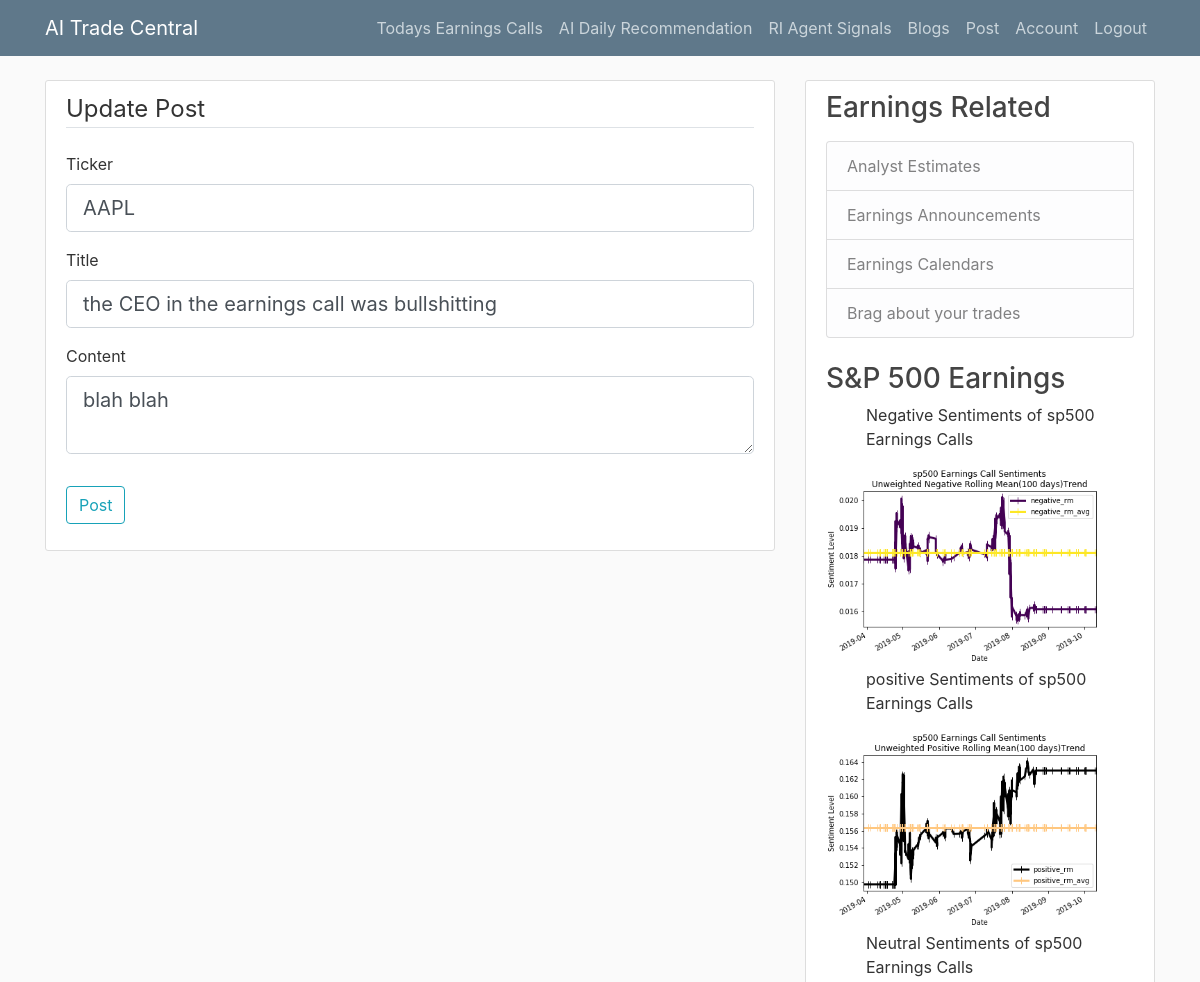
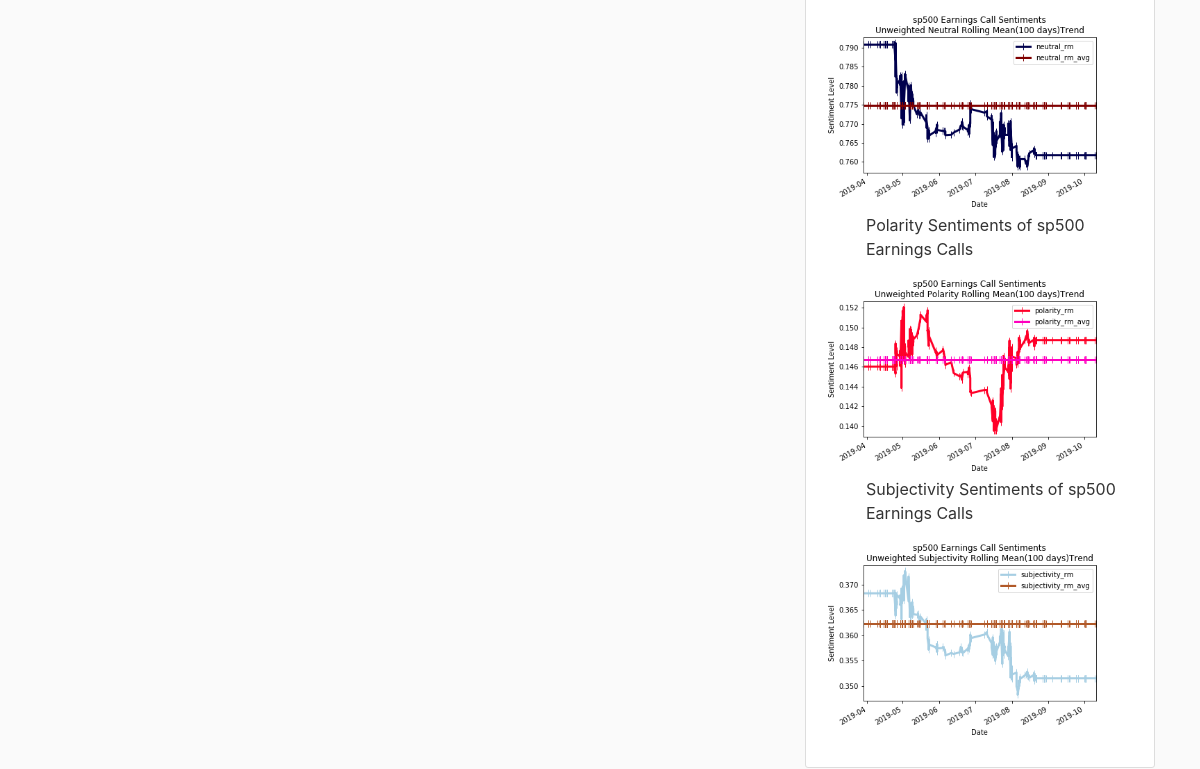
The app's page /post/2/update (signed in) with its own data (2 pictures, top to bottom).
### earnings/models.py (models this page shows, shortened)
class Post(db.Model):
    id = db.Column(db.Integer, primary_key=True)
    ticker = db.Column(db.String(100), nullable=False)
    title = db.Column(db.String(100), nullable=False)
    date_posted = db.Column(db.DateTime, nullable=False, default=datetime.utcnow)
    content = db.Column(db.Text, nullable=False)
    user_id = db.Column(db.Integer, db.ForeignKey('user.id'), nullable=False)

### earnings/routes.py (the view)
@app.route("/post/<int:post_id>/update", methods=['GET', 'POST'])
@login_required
def update_post(post_id):
    post = Post.query.get_or_404(post_id)
    if post.author != current_user:
        abort(403)
    form = PostForm()
    if form.validate_on_submit():
        post.ticker = form.ticker.data
        post.title = form.title.data
        post.content = form.content.data
        db.session.commit()
        flash('Your post has been updated!', 'success')
        return redirect(url_for('post', post_id=post.id))
    elif request.method == 'GET':
        form.ticker.data = post.ticker
        form.title.data = post.title
        form.content.data = post.content
    return render_template('create_post.html', title='Update Post',
                           form=form, legend='Update Post')

### earnings/forms.py
class PostForm(FlaskForm):
    ticker = StringField('Ticker', validators=[DataRequired()])
    title = StringField('Title', validators=[DataRequired()])
    content = TextAreaField('Content', validators=[DataRequired()])
    submit = SubmitField('Post')

### earnings/models.py (called while the page is built)
@login_manager.user_loader
def load_user(user_id):
    return User.query.get(int(user_id))

### earnings/templates/create_post.html (shortened to what this page needs)
{% extends "layout.html" %}
{% block content %}
<div class="content-section">
    <form method="POST" action="">
        <fieldset class="form-group">
            <legend class="border-bottom mb-4">{{ legend }}</legend>
            <div class="form-group">
                {{ form.ticker.label(class="form-control-label") }}
                {% if form.ticker.errors %}
                    {{ form.ticker(class="form-control form-control-lg is-invalid") }}
                    <div class="invalid-feedback">
                        {% for error in form.ticker.errors %}
                            <span>{{ error }}</span>
                        {% endfor %}
                    </div>
                {% else %}
                    {{ form.ticker(class="form-control form-control-lg") }}
                {% endif %}
            </div>
            <div class="form-group">
                {{ form.title.label(class="form-control-label") }}
                {% if form.title.errors %}
                    {{ form.title(class="form-control form-control-lg is-invalid") }}
                    <div class="invalid-feedback">
                        {% for error in form.title.errors %}
                            <span>{{ error }}</span>
                        {% endfor %}
                    </div>
                {% else %}
                    {{ form.title(class="form-control form-control-lg") }}
                {% endif %}
            </div>
            <div class="form-group">
                {{ form.content.label(class="form-control-label") }}
                {% if form.content.errors %}
                    {{ form.content(class="form-control form-control-lg is-invalid") }}
                    <div class="invalid-feedback">
                        {% for error in form.content.errors %}
                            <span>{{ error }}</span>
                        {% endfor %}
                    </div>
                {% else %}
                    {{ form.content(class="form-control form-control-lg") }}
                {% endif %}
            </div>
        </fieldset>
        <div class="form-group">
            {{ form.submit(class="btn btn-outline-info") }}
        </div>
    </form>
</div>
{% endblock content %}

### earnings/static/main.css (style rules this page uses)
body { background: #fafafa; color: #333333; margin-top: 5rem; }
.content-section { background: #ffffff; padding: 10px 20px; border: 1px solid #dddddd; border-radius: 3px; margin-bottom: 20px; }

### records on screen
Post: ticker "AAPL", title "the CEO in the earnings call was bullshitting", content "blah blah"

### other values on screen
{{ legend }} "Update Post"
